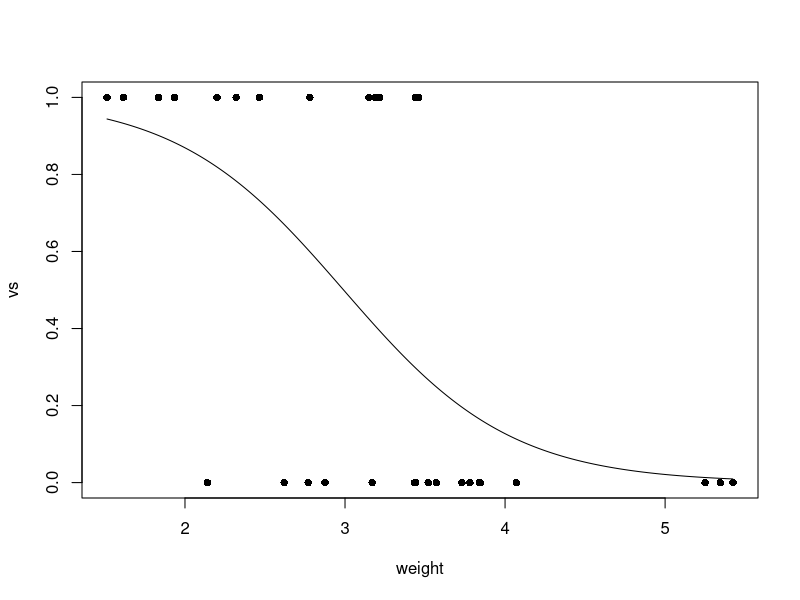

Source code (R):
#summary(mtcars)
#bastan 10 veri
#head(mtcars,10)
#sondan 10 veri
#tail(mtcars,10)

model <- glm(formula = vs ~ wt, family = binomial(),data = mtcars)

x <- seq(min(mtcars$wt),max(mtcars$wt),0.01)

y <- predict(model,list(wt=x),type = "response")
print(model)

png(file="log-reg.png")
plot(mtcars$wt,mtcars$vs,pch=16,xlab = "weight",ylab = "vs")
lines(x,y)
dev.off()

